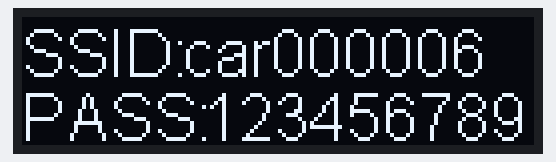
Simulated run of this sketch. Board: ESP32. Parts: 128×32 one-colour display. WiFi joins after 1.5 s; servers stay silent unless stated; EEPROM starts erased.

Above: at 3.6 s.
At 4.6 s:
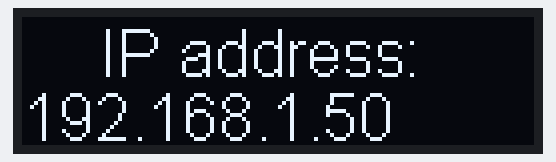

The sketch:

8_6_1.ino
```cpp
#include "EEPROM.h"
#include "SSD1306Wire.h"        // legacy: #include "SSD1306.h"
#include <WiFi.h>
#include <Wire.h>

#define SSID_EEP_ADDR 0
#define WiFi_NAME "car000006"
#define PASSWORD "123456789"

SSD1306Wire display(0x3c, 0, 2, GEOMETRY_128_32);

WiFiServer server(80);  //포트번호 설정(생략가능)

void setup() {

  Serial.begin(115200);
  delay(3000);

  EEPROM.begin(10);
  String read_eep_ssid = EEPROM.readString(SSID_EEP_ADDR);

  if(read_eep_ssid != WiFi_NAME){
    EEPROM.writeString(SSID_EEP_ADDR, WiFi_NAME);
    EEPROM.commit();
  }

  //OLED 초기화
  display.init();

  display.flipScreenVertically();
  display.setFont(ArialMT_Plain_16);
  display.setTextAlignment(TEXT_ALIGN_LEFT);

  // //OLED 표시
  // read_eep_ssid = EEPROM.readString(SSID_EEP_ADDR);
  // display.clear();
  // display.drawString(0,0,read_eep_ssid);
  // display.display();


  //wifi 연결
  read_eep_ssid = EEPROM.readString(SSID_EEP_ADDR);
  const char* ssid = read_eep_ssid.c_str();
  WiFi.begin(ssid, PASSWORD);

  int wifi_status = 0;
  while (WiFi.status() != WL_CONNECTED) {
    delay(500);
    //연결대기중
    if(wifi_status == 0){
      display.clear();
      display.drawString(0, 0, "SSID:");
      display.drawString(40, 0, ssid);
      display.drawString(0, 16, "PASS:");
      display.drawString(45, 16, PASSWORD);
      display.display();
    }
    else{
      display.clear();
      display.drawString(0, 0, "SSID:");
      display.drawString(40, 0, ssid);
      display.drawString(120, 0, ".");
      display.drawString(0, 16, "PASS:");
      display.drawString(45, 16, PASSWORD);
      display.display();
    }

    wifi_status = !wifi_status;
  }

  //연결 성공.
  display.clear();
  display.drawString(20, 0, "IP address:");
  display.drawString(0, 16, ip2Str(WiFi.localIP()));
  display.display();

  server.begin();
}

void loop() {
  WiFiClient client = server.available(); //새로운 클라이언트 생성
  if (client){                            //클라이언트가 만들어지고
    Serial.println("create client");
    String currentLine = "";              //클라이언트에서 받을 문자열 변수준비
    while (client.connected()){           //연결될때까지..
      if (client.available()){            //클라이언트에서 문자를 받으면
        char c = client.read();            //문자를 byte 단위로 읽고, 문자로 저장

        if (c == '\n'){                   //문자가 개행문자이면..
          break;                          //while loop를 종료
        }else if(c != '\r'){
          currentLine += c;
        }
      }
    }

    Serial.println(currentLine);

    client.stop();
    Serial.println("Client Disconnectied");
  }
}


String ip2Str(IPAddress ip){
  String s="";
  for (int i=0; i<4; i++) {
    s += i  ? "." + String(ip[i]) : String(ip[i]);
  }
  return s;
}
```
